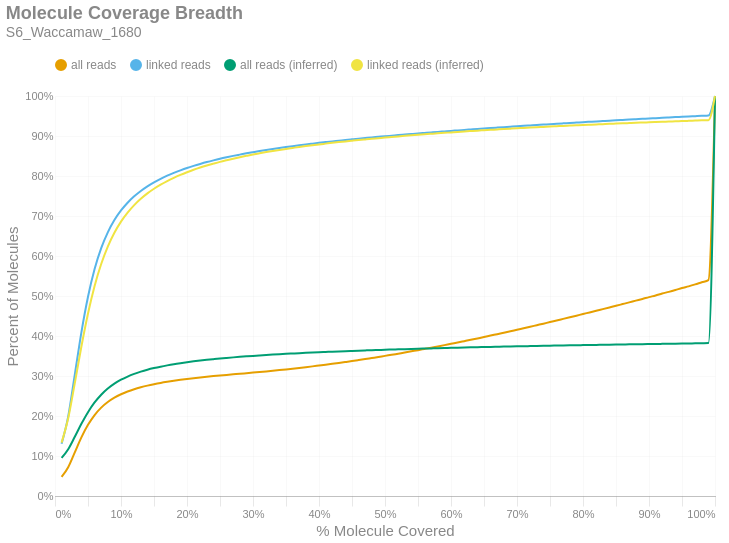

The notebook cell saved with this chart:
### Markdown cell above
### Molecule Read Coverage
This chart shows molecule coverage breadth as computed by the number of bases aligned to that molecule. In other words, "*how much of each unique long molecule is actually sequenced/aligned?*" Keep in mind there is a distinction between sequences and alignments, since some sequences belonging to a particular molecule may not align well and wouldn't appear in the alignment data. This chart also shows molecule coverage breadth as computed by the *inferred fragment* from which the aligned sequences originate. Unlike read coverage, this calculation takes into account the total insert size, including unsequenced gaps between the forward and reverse reads. Like the previous figures, these are cumulative percents.

### Code cell
if SKIPLR:
    print_html(f"Skipped")
else:
    binned_df = consolidated_hist(valids['coverage_bp'], mask, 0.01, True)
    binned_df_inf = consolidated_hist(valids['coverage_inserts'], mask, 0.01, True)
    binned_df = binned_df.with_columns(pl.lit(binned_df_inf['all reads (cumsum)']).alias('all reads (inferred)'))
    binned_df = binned_df.with_columns(pl.lit(binned_df_inf['linked reads (cumsum)']).alias('linked reads (inferred)'))
    binned_df = binned_df.with_columns(
        (pl.col('bin').cast(pl.Float64) + 0.01).alias('right_edge')
    )

    with SafeRender(binned_df):
        (
            density_plot(binned_df, 'Molecule Coverage Breadth', samplename, 'molcov', ['all reads (inferred)','linked reads (inferred)'])
            .encode(
                #x=alt.X('bin:Q', title="% Molecule Covered").axis(format = '%').scale(padding=0),
                x=alt.X('right_edge:Q', title="% Molecule Covered").axis(format='%').scale(padding=0),
                y=alt.Y('value:Q', title='Percent of Molecules')
                    .axis(format='%')
                    .stack(False)
                    .scale(domainMin=0, padding=0),
                color=alt.Color("key:N").scale(domain = ["all reads", "linked reads", "all reads (inferred)", "linked reads (inferred)"]),
                tooltip = [
                    alt.Tooltip("key:N", title = "Data Type"),
                    alt.Tooltip("range_label:N", title="% Molecule Covered"),
                    alt.Tooltip("value:Q", format = ".2%", title="% Molecules")
                ]
            )
        ).display()

### Figure 1 — Vega-Lite specification as saved in the notebook (floating-point values rounded to 4 significant figures)
{"width": "container", "height": 400, "config": {"title": {"anchor": "start", "dy": -15, "fontSize": 18, "color": "#888888", "subtitleColor": "#888888", "subtitleFontSize": 14}, "arc": {"fill": "#0072B2"}, "axis": {"domainColor": "#888888", "domainWidth": 0.5, "gridWidth": 0.2, "grid": false, "titleFontWeight": 400, "titleFontSize": 15, "labelFontSize": 11, "labelColor": "#888888", "tickColor": "#888888", "tickWidth": 0.2, "titleColor": "#888888"}, "axisBand": {"grid": false}, "axisX": {"grid": true, "tickSize": 10, "domainCap": "round"}, "axisY": {"domain": false, "grid": true, "tickSize": 0, "domainCap": "round"}, "background": "transparent", "header": {"labelFontSize": 15, "labelColor": "#888888", "titleFontSize": 15, "titleFontWeight": 600, "titleColor": "#888888"}, "legend": {"labelFont": "sans-serif", "labelFontSize": 12, "labelColor": "#888888", "symbolSize": 100, "symbolType": "circle", "titleFontSize": 12, "titlePadding": 10, "titleColor": "#888888", "title": null, "orient": "top"}, "range": {"category": ["#E69F00", "#56B4E9", "#009E73", "#F0E442", "#0072B2", "#D55E00", "#CC79A7", "#000000"], "diverging": ["#cfe8f3", "#a2d4ec", "#73bfe2", "#46abdb", "#1696d2", "#12719e"]}, "area": {"fill": "#0072B2", "fillOpacity": 0.7, "line": true, "strokeOpacity": 0.7}, "line": {"color": "#0072B2", "stroke": "#0072B2", "strokeWidth": 2}, "trail": {"color": "#0072B2", "stroke": "#0072B2", "strokeWidth": 0, "size": 1}, "point": {"filled": true, "fillOpacity": 1.0, "size": 95}, "text": {"color": "#888888", "fontSize": 11, "align": "right", "fontWeight": 400, "size": 11}, "bar": {"fill": "#0072B2", "stroke": null}, "view": {"stroke": null, "continuousWidth": 660, "continuousHeight": 400}}, "data": {"name": "data-f1501e1908321c2361f2730c136cac14"}, "mark": {"type": "line", "interpolate": "monotone", "point": {"opacity": 0, "size": 275}}, "encoding": {"color": {"field": "key", "scale": {"domain": ["all reads", "linked reads", "all reads (inferred)", "linked reads (inferred)"]}, "type": "nominal"}, "tooltip": [{"field": "key", "title": "Data Type", "type": "nominal"}, {"field": "range_label", "title": "% Molecule Covered", "type": "nominal"}, {"field": "value", "format": ".2%", "title": "% Molecules", "type": "quantitative"}], "x": {"axis": {"format": "%"}, "field": "right_edge", "scale": {"padding": 0}, "title": "% Molecule Covered", "type": "quantitative"}, "y": {"axis": {"format": "%"}, "field": "value", "scale": {"domainMin": 0, "padding": 0}, "stack": false, "title": "Percent of Molecules", "type": "quantitative"}}, "params": [{"name": "param_c36ac31b6afebe62", "select": {"type": "point", "fields": ["key"]}, "bind": "legend"}], "title": {"text": "Molecule Coverage Breadth", "subtitle": "S6_Waccamaw_1680"}, "transform": [{"fold": ["all reads (cumsum)", "linked reads (cumsum)", "all reads (inferred)", "linked reads (inferred)"]}, {"calculate": "replace(datum.key, ' (cumsum)', '')", "as": "key"}, {"filter": {"param": "param_c36ac31b6afebe62"}}], "usermeta": {"embedOptions": {"downloadFileName": "S6_Waccamaw_1680.molcov"}}, "$schema": "https://vega.github.io/schema/vega-lite/v6.1.0.json", "datasets": {"data-f1501e1908321c2361f2730c136cac14": [{"bin": "0.0", "interval": "0.0-0.01", "all reads": 0.04762, "linked reads": 0.1307, "all reads (cumsum)": 0.04762, "linked reads (cumsum)": 0.1307, "range_label": "0.0-0.01", "all reads (inferred)": 0.09511, "linked reads (inferred)": 0.1335, "right_edge": 0.01}, {"bin": "0.01", "interval": "0.01-0.02", "all reads": 0.02445, "linked reads": 0.0681, "all reads (cumsum)": 0.07206, "linked reads (cumsum)": 0.1988, "range_label": "0.01-0.02", "all reads (inferred)": 0.1169, "linked reads (inferred)": 0.1942, "right_edge": 0.02}, {"bin": "0.02", "interval": "0.02-0.03", "all reads": 0.03713, "linked reads": 0.1047, "all reads (cumsum)": 0.1092, "linked reads (cumsum)": 0.3035, "range_label": "0.02-0.03", "all reads (inferred)": 0.1481, "linked reads (inferred)": 0.2821, "right_edge": 0.03}, {"bin": "0.03", "interval": "0.03-0.04", "all reads": 0.03739, "linked reads": 0.1057, "all reads (cumsum)": 0.1466, "linked reads (cumsum)": 0.4092, "range_label": "0.03-0.04", "all reads (inferred)": 0.1804, "linked reads (inferred)": 0.3737, "right_edge": 0.04}, {"bin": "0.04", "interval": "0.04-0.05", "all reads": 0.03139, "linked reads": 0.08886, "all reads (cumsum)": 0.178, "linked reads (cumsum)": 0.4981, "range_label": "0.04-0.05", "all reads (inferred)": 0.2096, "linked reads (inferred)": 0.4563, "right_edge": 0.05}, {"bin": "0.05", "interval": "0.05-0.06", "all reads": 0.02446, "linked reads": 0.06921, "all reads (cumsum)": 0.2024, "linked reads (cumsum)": 0.5673, "range_label": "0.05-0.06", "all reads (inferred)": 0.2339, "linked reads (inferred)": 0.5251, "right_edge": 0.06}, {"bin": "0.06", "interval": "0.06-0.07", "all reads": 0.01851, "linked reads": 0.05231, "all reads (cumsum)": 0.2209, "linked reads (cumsum)": 0.6196, "range_label": "0.06-0.07", "all reads (inferred)": 0.2532, "linked reads (inferred)": 0.5799, "right_edge": 0.07}, {"bin": "0.07", "interval": "0.07-0.08", "all reads": 0.01402, "linked reads": 0.03957, "all reads (cumsum)": 0.235, "linked reads (cumsum)": 0.6591, "range_label": "0.07-0.08", "all reads (inferred)": 0.2686, "linked reads (inferred)": 0.6236, "right_edge": 0.08}, {"bin": "0.08", "interval": "0.08-0.09", "all reads": 0.01088, "linked reads": 0.03067, "all reads (cumsum)": 0.2458, "linked reads (cumsum)": 0.6898, "range_label": "0.08-0.09", "all reads (inferred)": 0.2808, "linked reads (inferred)": 0.6582, "right_edge": 0.09}, {"bin": "0.09", "interval": "0.09-0.1", "all reads": 0.008534, "linked reads": 0.02401, "all reads (cumsum)": 0.2544, "linked reads (cumsum)": 0.7138, "range_label": "0.09-0.1", "all reads (inferred)": 0.2907, "linked reads (inferred)": 0.686, "right_edge": 0.1}, {"bin": "0.1", "interval": "0.1-0.11", "all reads": 0.006913, "linked reads": 0.0194, "all reads (cumsum)": 0.2613, "linked reads (cumsum)": 0.7332, "range_label": "0.1-0.11", "all reads (inferred)": 0.2986, "linked reads (inferred)": 0.7085, "right_edge": 0.11}, {"bin": "0.11", "interval": "0.11-0.12", "all reads": 0.005718, "linked reads": 0.01599, "all reads (cumsum)": 0.267, "linked reads (cumsum)": 0.7492, "range_label": "0.11-0.12", "all reads (inferred)": 0.3053, "linked reads (inferred)": 0.7273, "right_edge": 0.12}, {"bin": "0.12", "interval": "0.12-0.13", "all reads": 0.004808, "linked reads": 0.01344, "all reads (cumsum)": 0.2718, "linked reads (cumsum)": 0.7627, "range_label": "0.12-0.13", "all reads (inferred)": 0.3109, "linked reads (inferred)": 0.7431, "right_edge": 0.13}, {"bin": "0.13", "interval": "0.13-0.14", "all reads": 0.004161, "linked reads": 0.01158, "all reads (cumsum)": 0.276, "linked reads (cumsum)": 0.7742, "range_label": "0.13-0.14", "all reads (inferred)": 0.3157, "linked reads (inferred)": 0.7566, "right_edge": 0.14}, {"bin": "0.14", "interval": "0.14-0.15", "all reads": 0.003589, "linked reads": 0.009993, "all reads (cumsum)": 0.2796, "linked reads (cumsum)": 0.7842, "range_label": "0.14-0.15", "all reads (inferred)": 0.3198, "linked reads (inferred)": 0.7681, "right_edge": 0.15}, {"bin": "0.15", "interval": "0.15-0.16", "all reads": 0.003184, "linked reads": 0.00884, "all reads (cumsum)": 0.2828, "linked reads (cumsum)": 0.7931, "range_label": "0.15-0.16", "all reads (inferred)": 0.3234, "linked reads (inferred)": 0.7783, "right_edge": 0.16}, {"bin": "0.16", "interval": "0.16-0.17", "all reads": 0.002785, "linked reads": 0.007705, "all reads (cumsum)": 0.2855, "linked reads (cumsum)": 0.8008, "range_label": "0.16-0.17", "all reads (inferred)": 0.3266, "linked reads (inferred)": 0.7874, "right_edge": 0.17}, {"bin": "0.17", "interval": "0.17-0.18", "all reads": 0.002534, "linked reads": 0.006968, "all reads (cumsum)": 0.2881, "linked reads (cumsum)": 0.8077, "range_label": "0.17-0.18", "all reads (inferred)": 0.3295, "linked reads (inferred)": 0.7955, "right_edge": 0.18}, {"bin": "0.18", "interval": "0.18-0.19", "all reads": 0.002342, "linked reads": 0.006398, "all reads (cumsum)": 0.2904, "linked reads (cumsum)": 0.8141, "range_label": "0.18-0.19", "all reads (inferred)": 0.3321, "linked reads (inferred)": 0.8027, "right_edge": 0.19}, {"bin": "0.19", "interval": "0.19-0.2", "all reads": 0.002169, "linked reads": 0.005904, "all reads (cumsum)": 0.2926, "linked reads (cumsum)": 0.8201, "range_label": "0.19-0.2", "all reads (inferred)": 0.3344, "linked reads (inferred)": 0.8094, "right_edge": 0.2}, {"bin": "0.2", "interval": "0.2-0.21", "all reads": 0.00195, "linked reads": 0.005237, "all reads (cumsum)": 0.2945, "linked reads (cumsum)": 0.8253, "range_label": "0.2-0.21", "all reads (inferred)": 0.3366, "linked reads (inferred)": 0.8155, "right_edge": 0.21}, {"bin": "0.21", "interval": "0.21-0.22", "all reads": 0.00184, "linked reads": 0.00489, "all reads (cumsum)": 0.2964, "linked reads (cumsum)": 0.8302, "range_label": "0.21-0.22", "all reads (inferred)": 0.3386, "linked reads (inferred)": 0.8211, "right_edge": 0.22}, {"bin": "0.22", "interval": "0.22-0.23", "all reads": 0.001764, "linked reads": 0.004637, "all reads (cumsum)": 0.2981, "linked reads (cumsum)": 0.8348, "range_label": "0.22-0.23", "all reads (inferred)": 0.3404, "linked reads (inferred)": 0.8262, "right_edge": 0.23}, {"bin": "0.23", "interval": "0.23-0.24", "all reads": 0.001646, "linked reads": 0.004294, "all reads (cumsum)": 0.2998, "linked reads (cumsum)": 0.8391, "range_label": "0.23-0.24", "all reads (inferred)": 0.3421, "linked reads (inferred)": 0.8309, "right_edge": 0.24}, {"bin": "0.24", "interval": "0.24-0.25", "all reads": 0.00157, "linked reads": 0.00403, "all reads (cumsum)": 0.3013, "linked reads (cumsum)": 0.8431, "range_label": "0.24-0.25", "all reads (inferred)": 0.3437, "linked reads (inferred)": 0.8354, "right_edge": 0.25}, {"bin": "0.25", "interval": "0.25-0.26", "all reads": 0.001454, "linked reads": 0.003665, "all reads (cumsum)": 0.3028, "linked reads (cumsum)": 0.8468, "range_label": "0.25-0.26", "all reads (inferred)": 0.3452, "linked reads (inferred)": 0.8394, "right_edge": 0.26}, {"bin": "0.26", "interval": "0.26-0.27", "all reads": 0.001403, "linked reads": 0.003457, "all reads (cumsum)": 0.3042, "linked reads (cumsum)": 0.8503, "range_label": "0.26-0.27", "all reads (inferred)": 0.3466, "linked reads (inferred)": 0.8433, "right_edge": 0.27}, {"bin": "0.27", "interval": "0.27-0.28", "all reads": 0.00137, "linked reads": 0.003219, "all reads (cumsum)": 0.3056, "linked reads (cumsum)": 0.8535, "range_label": "0.27-0.28", "all reads (inferred)": 0.3478, "linked reads (inferred)": 0.8469, "right_edge": 0.28}, {"bin": "0.28", "interval": "0.28-0.29", "all reads": 0.001448, "linked reads": 0.003169, "all reads (cumsum)": 0.307, "linked reads (cumsum)": 0.8566, "range_label": "0.28-0.29", "all reads (inferred)": 0.3491, "linked reads (inferred)": 0.8504, "right_edge": 0.29}, {"bin": "0.29", "interval": "0.29-0.3", "all reads": 0.001447, "linked reads": 0.002927, "all reads (cumsum)": 0.3085, "linked reads (cumsum)": 0.8596, "range_label": "0.29-0.3", "all reads (inferred)": 0.3503, "linked reads (inferred)": 0.8537, "right_edge": 0.3}, {"bin": "0.3", "interval": "0.3-0.31", "all reads": 0.00149, "linked reads": 0.002819, "all reads (cumsum)": 0.31, "linked reads (cumsum)": 0.8624, "range_label": "0.3-0.31", "all reads (inferred)": 0.3514, "linked reads (inferred)": 0.8568, "right_edge": 0.31}, {"bin": "0.31", "interval": "0.31-0.32", "all reads": 0.001545, "linked reads": 0.002699, "all reads (cumsum)": 0.3115, "linked reads (cumsum)": 0.8651, "range_label": "0.31-0.32", "all reads (inferred)": 0.3524, "linked reads (inferred)": 0.8597, "right_edge": 0.32}, {"bin": "0.32", "interval": "0.32-0.33", "all reads": 0.001605, "linked reads": 0.002534, "all reads (cumsum)": 0.3131, "linked reads (cumsum)": 0.8676, "range_label": "0.32-0.33", "all reads (inferred)": 0.3535, "linked reads (inferred)": 0.8626, "right_edge": 0.33}, {"bin": "0.33", "interval": "0.33-0.34", "all reads": 0.001648, "linked reads": 0.002428, "all reads (cumsum)": 0.3148, "linked reads (cumsum)": 0.8701, "range_label": "0.33-0.34", "all reads (inferred)": 0.3544, "linked reads (inferred)": 0.8652, "right_edge": 0.34}, {"bin": "0.34", "interval": "0.34-0.35", "all reads": 0.00172, "linked reads": 0.002356, "all reads (cumsum)": 0.3165, "linked reads (cumsum)": 0.8724, "range_label": "0.34-0.35", "all reads (inferred)": 0.3553, "linked reads (inferred)": 0.8678, "right_edge": 0.35}, {"bin": "0.35", "interval": "0.35-0.36", "all reads": 0.00179, "linked reads": 0.002226, "all reads (cumsum)": 0.3183, "linked reads (cumsum)": 0.8746, "range_label": "0.35-0.36", "all reads (inferred)": 0.3562, "linked reads (inferred)": 0.8702, "right_edge": 0.36}, {"bin": "0.36", "interval": "0.36-0.37", "all reads": 0.001866, "linked reads": 0.002138, "all reads (cumsum)": 0.3201, "linked reads (cumsum)": 0.8768, "range_label": "0.36-0.37", "all reads (inferred)": 0.3571, "linked reads (inferred)": 0.8726, "right_edge": 0.37}, {"bin": "0.37", "interval": "0.37-0.38", "all reads": 0.001928, "linked reads": 0.002085, "all reads (cumsum)": 0.3221, "linked reads (cumsum)": 0.8789, "range_label": "0.37-0.38", "all reads (inferred)": 0.3579, "linked reads (inferred)": 0.8748, "right_edge": 0.38}, {"bin": "0.38", "interval": "0.38-0.39", "all reads": 0.002001, "linked reads": 0.002015, "all reads (cumsum)": 0.3241, "linked reads (cumsum)": 0.8809, "range_label": "0.38-0.39", "all reads (inferred)": 0.3586, "linked reads (inferred)": 0.8769, "right_edge": 0.39}, {"bin": "0.39", "interval": "0.39-0.4", "all reads": 0.002087, "linked reads": 0.001996, "all reads (cumsum)": 0.3262, "linked reads (cumsum)": 0.8829, "range_label": "0.39-0.4", "all reads (inferred)": 0.3594, "linked reads (inferred)": 0.879, "right_edge": 0.4}, {"bin": "0.4", "interval": "0.4-0.41", "all reads": 0.00208, "linked reads": 0.001846, "all reads (cumsum)": 0.3282, "linked reads (cumsum)": 0.8847, "range_label": "0.4-0.41", "all reads (inferred)": 0.3601, "linked reads (inferred)": 0.8809, "right_edge": 0.41}, {"bin": "0.41", "interval": "0.41-0.42", "all reads": 0.002174, "linked reads": 0.001817, "all reads (cumsum)": 0.3304, "linked reads (cumsum)": 0.8865, "range_label": "0.41-0.42", "all reads (inferred)": 0.3608, "linked reads (inferred)": 0.8829, "right_edge": 0.42}, {"bin": "0.42", "interval": "0.42-0.43", "all reads": 0.002239, "linked reads": 0.001719, "all reads (cumsum)": 0.3326, "linked reads (cumsum)": 0.8883, "range_label": "0.42-0.43", "all reads (inferred)": 0.3615, "linked reads (inferred)": 0.8847, "right_edge": 0.43}, {"bin": "0.43", "interval": "0.43-0.44", "all reads": 0.00232, "linked reads": 0.001756, "all reads (cumsum)": 0.335, "linked reads (cumsum)": 0.89, "range_label": "0.43-0.44", "all reads (inferred)": 0.3621, "linked reads (inferred)": 0.8865, "right_edge": 0.44}, {"bin": "0.44", "interval": "0.44-0.45", "all reads": 0.002361, "linked reads": 0.001659, "all reads (cumsum)": 0.3373, "linked reads (cumsum)": 0.8917, "range_label": "0.44-0.45", "all reads (inferred)": 0.3627, "linked reads (inferred)": 0.8882, "right_edge": 0.45}, {"bin": "0.45", "interval": "0.45-0.46", "all reads": 0.002465, "linked reads": 0.001634, "all reads (cumsum)": 0.3398, "linked reads (cumsum)": 0.8933, "range_label": "0.45-0.46", "all reads (inferred)": 0.3633, "linked reads (inferred)": 0.8899, "right_edge": 0.46}, {"bin": "0.46", "interval": "0.46-0.47", "all reads": 0.002507, "linked reads": 0.001546, "all reads (cumsum)": 0.3423, "linked reads (cumsum)": 0.8948, "range_label": "0.46-0.47", "all reads (inferred)": 0.3639, "linked reads (inferred)": 0.8915, "right_edge": 0.47}, {"bin": "0.47", "interval": "0.47-0.48", "all reads": 0.002598, "linked reads": 0.001544, "all reads (cumsum)": 0.3449, "linked reads (cumsum)": 0.8964, "range_label": "0.47-0.48", "all reads (inferred)": 0.3645, "linked reads (inferred)": 0.8931, "right_edge": 0.48}, {"bin": "0.48", "interval": "0.48-0.49", "all reads": 0.002575, "linked reads": 0.001491, "all reads (cumsum)": 0.3475, "linked reads (cumsum)": 0.8979, "range_label": "0.48-0.49", "all reads (inferred)": 0.3651, "linked reads (inferred)": 0.8946, "right_edge": 0.49}, {"bin": "0.49", "interval": "0.49-0.5", "all reads": 0.002877, "linked reads": 0.001525, "all reads (cumsum)": 0.3503, "linked reads (cumsum)": 0.8994, "range_label": "0.49-0.5", "all reads (inferred)": 0.3656, "linked reads (inferred)": 0.8962, "right_edge": 0.5}, {"bin": "0.5", "interval": "0.5-0.51", "all reads": 0.002589, "linked reads": 0.001409, "all reads (cumsum)": 0.3529, "linked reads (cumsum)": 0.9008, "range_label": "0.5-0.51", "all reads (inferred)": 0.3661, "linked reads (inferred)": 0.8976, "right_edge": 0.51}, {"bin": "0.51", "interval": "0.51-0.52", "all reads": 0.002902, "linked reads": 0.001419, "all reads (cumsum)": 0.3558, "linked reads (cumsum)": 0.9022, "range_label": "0.51-0.52", "all reads (inferred)": 0.3667, "linked reads (inferred)": 0.899, "right_edge": 0.52}, {"bin": "0.52", "interval": "0.52-0.53", "all reads": 0.002809, "linked reads": 0.001371, "all reads (cumsum)": 0.3586, "linked reads (cumsum)": 0.9036, "range_label": "0.52-0.53", "all reads (inferred)": 0.3672, "linked reads (inferred)": 0.9004, "right_edge": 0.53}, {"bin": "0.53", "interval": "0.53-0.54", "all reads": 0.003005, "linked reads": 0.00138, "all reads (cumsum)": 0.3617, "linked reads (cumsum)": 0.905, "range_label": "0.53-0.54", "all reads (inferred)": 0.3677, "linked reads (inferred)": 0.9017, "right_edge": 0.54}, {"bin": "0.54", "interval": "0.54-0.55", "all reads": 0.002949, "linked reads": 0.001371, "all reads (cumsum)": 0.3646, "linked reads (cumsum)": 0.9064, "range_label": "0.54-0.55", "all reads (inferred)": 0.3681, "linked reads (inferred)": 0.903, "right_edge": 0.55}, {"bin": "0.55", "interval": "0.55-0.56", "all reads": 0.003135, "linked reads": 0.001329, "all reads (cumsum)": 0.3677, "linked reads (cumsum)": 0.9077, "range_label": "0.55-0.56", "all reads (inferred)": 0.3686, "linked reads (inferred)": 0.9043, "right_edge": 0.56}, {"bin": "0.56", "interval": "0.56-0.57", "all reads": 0.003126, "linked reads": 0.001323, "all reads (cumsum)": 0.3709, "linked reads (cumsum)": 0.909, "range_label": "0.56-0.57", "all reads (inferred)": 0.3691, "linked reads (inferred)": 0.9055, "right_edge": 0.57}, {"bin": "0.57", "interval": "0.57-0.58", "all reads": 0.00311, "linked reads": 0.001305, "all reads (cumsum)": 0.374, "linked reads (cumsum)": 0.9103, "range_label": "0.57-0.58", "all reads (inferred)": 0.3695, "linked reads (inferred)": 0.9067, "right_edge": 0.58}, {"bin": "0.58", "interval": "0.58-0.59", "all reads": 0.003205, "linked reads": 0.001235, "all reads (cumsum)": 0.3772, "linked reads (cumsum)": 0.9116, "range_label": "0.58-0.59", "all reads (inferred)": 0.3699, "linked reads (inferred)": 0.9079, "right_edge": 0.59}, {"bin": "0.59", "interval": "0.59-0.6", "all reads": 0.003306, "linked reads": 0.001247, "all reads (cumsum)": 0.3805, "linked reads (cumsum)": 0.9128, "range_label": "0.59-0.6", "all reads (inferred)": 0.3703, "linked reads (inferred)": 0.909, "right_edge": 0.6}, {"bin": "0.6", "interval": "0.6-0.61", "all reads": 0.003184, "linked reads": 0.001154, "all reads (cumsum)": 0.3837, "linked reads (cumsum)": 0.914, "range_label": "0.6-0.61", "all reads (inferred)": 0.3708, "linked reads (inferred)": 0.9102, "right_edge": 0.61}, {"bin": "0.61", "interval": "0.61-0.62", "all reads": 0.003374, "linked reads": 0.001194, "all reads (cumsum)": 0.387, "linked reads (cumsum)": 0.9151, "range_label": "0.61-0.62", "all reads (inferred)": 0.3712, "linked reads (inferred)": 0.9113, "right_edge": 0.62}, {"bin": "0.62", "interval": "0.62-0.63", "all reads": 0.003394, "linked reads": 0.001179, "all reads (cumsum)": 0.3904, "linked reads (cumsum)": 0.9163, "range_label": "0.62-0.63", "all reads (inferred)": 0.3716, "linked reads (inferred)": 0.9124, "right_edge": 0.63}, {"bin": "0.63", "interval": "0.63-0.64", "all reads": 0.003497, "linked reads": 0.00118, "all reads (cumsum)": 0.3939, "linked reads (cumsum)": 0.9175, "range_label": "0.63-0.64", "all reads (inferred)": 0.372, "linked reads (inferred)": 0.9134, "right_edge": 0.64}, {"bin": "0.64", "interval": "0.64-0.65", "all reads": 0.003465, "linked reads": 0.001165, "all reads (cumsum)": 0.3974, "linked reads (cumsum)": 0.9187, "range_label": "0.64-0.65", "all reads (inferred)": 0.3723, "linked reads (inferred)": 0.9144, "right_edge": 0.65}, {"bin": "0.65", "interval": "0.65-0.66", "all reads": 0.003674, "linked reads": 0.001189, "all reads (cumsum)": 0.4011, "linked reads (cumsum)": 0.9199, "range_label": "0.65-0.66", "all reads (inferred)": 0.3727, "linked reads (inferred)": 0.9154, "right_edge": 0.66}, {"bin": "0.66", "interval": "0.66-0.67", "all reads": 0.003532, "linked reads": 0.001134, "all reads (cumsum)": 0.4046, "linked reads (cumsum)": 0.921, "range_label": "0.66-0.67", "all reads (inferred)": 0.3731, "linked reads (inferred)": 0.9164, "right_edge": 0.67}, {"bin": "0.67", "interval": "0.67-0.68", "all reads": 0.003631, "linked reads": 0.001116, "all reads (cumsum)": 0.4082, "linked reads (cumsum)": 0.9221, "range_label": "0.67-0.68", "all reads (inferred)": 0.3734, "linked reads (inferred)": 0.9174, "right_edge": 0.68}, {"bin": "0.68", "interval": "0.68-0.69", "all reads": 0.003623, "linked reads": 0.001108, "all reads (cumsum)": 0.4119, "linked reads (cumsum)": 0.9232, "range_label": "0.68-0.69", "all reads (inferred)": 0.3738, "linked reads (inferred)": 0.9184, "right_edge": 0.69}, {"bin": "0.69", "interval": "0.69-0.7", "all reads": 0.003802, "linked reads": 0.001108, "all reads (cumsum)": 0.4157, "linked reads (cumsum)": 0.9243, "range_label": "0.69-0.7", "all reads (inferred)": 0.3741, "linked reads (inferred)": 0.9193, "right_edge": 0.7}, {"bin": "0.7", "interval": "0.7-0.71", "all reads": 0.003699, "linked reads": 0.001085, "all reads (cumsum)": 0.4194, "linked reads (cumsum)": 0.9254, "range_label": "0.7-0.71", "all reads (inferred)": 0.3745, "linked reads (inferred)": 0.9202, "right_edge": 0.71}, {"bin": "0.71", "interval": "0.71-0.72", "all reads": 0.003772, "linked reads": 0.001057, "all reads (cumsum)": 0.4231, "linked reads (cumsum)": 0.9265, "range_label": "0.71-0.72", "all reads (inferred)": 0.3748, "linked reads (inferred)": 0.921, "right_edge": 0.72}, {"bin": "0.72", "interval": "0.72-0.73", "all reads": 0.003883, "linked reads": 0.001055, "all reads (cumsum)": 0.427, "linked reads (cumsum)": 0.9275, "range_label": "0.72-0.73", "all reads (inferred)": 0.3751, "linked reads (inferred)": 0.9219, "right_edge": 0.73}, {"bin": "0.73", "interval": "0.73-0.74", "all reads": 0.00383, "linked reads": 0.001033, "all reads (cumsum)": 0.4308, "linked reads (cumsum)": 0.9286, "range_label": "0.73-0.74", "all reads (inferred)": 0.3754, "linked reads (inferred)": 0.9227, "right_edge": 0.74}, {"bin": "0.74", "interval": "0.74-0.75", "all reads": 0.004074, "linked reads": 0.001105, "all reads (cumsum)": 0.4349, "linked reads (cumsum)": 0.9297, "range_label": "0.74-0.75", "all reads (inferred)": 0.3758, "linked reads (inferred)": 0.9236, "right_edge": 0.75}, {"bin": "0.75", "interval": "0.75-0.76", "all reads": 0.003827, "linked reads": 0.0009747, "all reads (cumsum)": 0.4387, "linked reads (cumsum)": 0.9306, "range_label": "0.75-0.76", "all reads (inferred)": 0.3761, "linked reads (inferred)": 0.9244, "right_edge": 0.76}, {"bin": "0.76", "interval": "0.76-0.77", "all reads": 0.004004, "linked reads": 0.001013, "all reads (cumsum)": 0.4427, "linked reads (cumsum)": 0.9316, "range_label": "0.76-0.77", "all reads (inferred)": 0.3764, "linked reads (inferred)": 0.9252, "right_edge": 0.77}, {"bin": "0.77", "interval": "0.77-0.78", "all reads": 0.003996, "linked reads": 0.001028, "all reads (cumsum)": 0.4467, "linked reads (cumsum)": 0.9327, "range_label": "0.77-0.78", "all reads (inferred)": 0.3767, "linked reads (inferred)": 0.926, "right_edge": 0.78}, {"bin": "0.78", "interval": "0.78-0.79", "all reads": 0.003984, "linked reads": 0.0009956, "all reads (cumsum)": 0.4507, "linked reads (cumsum)": 0.9337, "range_label": "0.78-0.79", "all reads (inferred)": 0.377, "linked reads (inferred)": 0.9267, "right_edge": 0.79}, {"bin": "0.79", "interval": "0.79-0.8", "all reads": 0.00423, "linked reads": 0.0009965, "all reads (cumsum)": 0.455, "linked reads (cumsum)": 0.9347, "range_label": "0.79-0.8", "all reads (inferred)": 0.3772, "linked reads (inferred)": 0.9275, "right_edge": 0.8}, {"bin": "0.8", "interval": "0.8-0.81", "all reads": 0.003941, "linked reads": 0.0009377, "all reads (cumsum)": 0.4589, "linked reads (cumsum)": 0.9356, "range_label": "0.8-0.81", "all reads (inferred)": 0.3775, "linked reads (inferred)": 0.9282, "right_edge": 0.81}, {"bin": "0.81", "interval": "0.81-0.82", "all reads": 0.004094, "linked reads": 0.0009377, "all reads (cumsum)": 0.463, "linked reads (cumsum)": 0.9365, "range_label": "0.81-0.82", "all reads (inferred)": 0.3778, "linked reads (inferred)": 0.9289, "right_edge": 0.82}, {"bin": "0.82", "interval": "0.82-0.83", "all reads": 0.004201, "linked reads": 0.0009159, "all reads (cumsum)": 0.4672, "linked reads (cumsum)": 0.9375, "range_label": "0.82-0.83", "all reads (inferred)": 0.3781, "linked reads (inferred)": 0.9296, "right_edge": 0.83}, {"bin": "0.83", "interval": "0.83-0.84", "all reads": 0.004187, "linked reads": 0.0009145, "all reads (cumsum)": 0.4714, "linked reads (cumsum)": 0.9384, "range_label": "0.83-0.84", "all reads (inferred)": 0.3783, "linked reads (inferred)": 0.9303, "right_edge": 0.84}, {"bin": "0.84", "interval": "0.84-0.85", "all reads": 0.004161, "linked reads": 0.0008828, "all reads (cumsum)": 0.4755, "linked reads (cumsum)": 0.9393, "range_label": "0.84-0.85", "all reads (inferred)": 0.3786, "linked reads (inferred)": 0.931, "right_edge": 0.85}, {"bin": "0.85", "interval": "0.85-0.86", "all reads": 0.004246, "linked reads": 0.0009188, "all reads (cumsum)": 0.4798, "linked reads (cumsum)": 0.9402, "range_label": "0.85-0.86", "all reads (inferred)": 0.3788, "linked reads (inferred)": 0.9317, "right_edge": 0.86}, {"bin": "0.86", "interval": "0.86-0.87", "all reads": 0.004257, "linked reads": 0.0009316, "all reads (cumsum)": 0.484, "linked reads (cumsum)": 0.9411, "range_label": "0.86-0.87", "all reads (inferred)": 0.3791, "linked reads (inferred)": 0.9323, "right_edge": 0.87}, {"bin": "0.87", "interval": "0.87-0.88", "all reads": 0.004341, "linked reads": 0.000905, "all reads (cumsum)": 0.4884, "linked reads (cumsum)": 0.942, "range_label": "0.87-0.88", "all reads (inferred)": 0.3794, "linked reads (inferred)": 0.933, "right_edge": 0.88}, {"bin": "0.88", "interval": "0.88-0.89", "all reads": 0.004262, "linked reads": 0.0008922, "all reads (cumsum)": 0.4927, "linked reads (cumsum)": 0.9429, "range_label": "0.88-0.89", "all reads (inferred)": 0.3796, "linked reads (inferred)": 0.9336, "right_edge": 0.89}, {"bin": "0.89", "interval": "0.89-0.9", "all reads": 0.004519, "linked reads": 0.0009259, "all reads (cumsum)": 0.4972, "linked reads (cumsum)": 0.9438, "range_label": "0.89-0.9", "all reads (inferred)": 0.3798, "linked reads (inferred)": 0.9342, "right_edge": 0.9}, {"bin": "0.9", "interval": "0.9-0.91", "all reads": 0.004185, "linked reads": 0.0008183, "all reads (cumsum)": 0.5014, "linked reads (cumsum)": 0.9446, "range_label": "0.9-0.91", "all reads (inferred)": 0.3801, "linked reads (inferred)": 0.9348, "right_edge": 0.91}, {"bin": "0.91", "interval": "0.91-0.92", "all reads": 0.004793, "linked reads": 0.0008733, "all reads (cumsum)": 0.5061, "linked reads (cumsum)": 0.9455, "range_label": "0.91-0.92", "all reads (inferred)": 0.3803, "linked reads (inferred)": 0.9355, "right_edge": 0.92}, {"bin": "0.92", "interval": "0.92-0.93", "all reads": 0.004191, "linked reads": 0.0008462, "all reads (cumsum)": 0.5103, "linked reads (cumsum)": 0.9464, "range_label": "0.92-0.93", "all reads (inferred)": 0.3806, "linked reads (inferred)": 0.9361, "right_edge": 0.93}, {"bin": "0.93", "interval": "0.93-0.94", "all reads": 0.004592, "linked reads": 0.000833, "all reads (cumsum)": 0.5149, "linked reads (cumsum)": 0.9472, "range_label": "0.93-0.94", "all reads (inferred)": 0.3808, "linked reads (inferred)": 0.9367, "right_edge": 0.94}, {"bin": "0.94", "interval": "0.94-0.95", "all reads": 0.004971, "linked reads": 0.0008434, "all reads (cumsum)": 0.5199, "linked reads (cumsum)": 0.948, "range_label": "0.94-0.95", "all reads (inferred)": 0.3811, "linked reads (inferred)": 0.9373, "right_edge": 0.95}, {"bin": "0.95", "interval": "0.95-0.96", "all reads": 0.004234, "linked reads": 0.0008259, "all reads (cumsum)": 0.5241, "linked reads (cumsum)": 0.9489, "range_label": "0.95-0.96", "all reads (inferred)": 0.3814, "linked reads (inferred)": 0.9379, "right_edge": 0.96}, {"bin": "0.96", "interval": "0.96-0.97", "all reads": 0.004916, "linked reads": 0.0008041, "all reads (cumsum)": 0.5291, "linked reads (cumsum)": 0.9497, "range_label": "0.96-0.97", "all reads (inferred)": 0.3816, "linked reads (inferred)": 0.9385, "right_edge": 0.97}, {"bin": "0.97", "interval": "0.97-0.98", "all reads": 0.005439, "linked reads": 0.000814, "all reads (cumsum)": 0.5345, "linked reads (cumsum)": 0.9505, "range_label": "0.97-0.98", "all reads (inferred)": 0.3819, "linked reads (inferred)": 0.9391, "right_edge": 0.98}, {"bin": "0.98", "interval": "0.98-0.99", "all reads": 0.005113, "linked reads": 0.0008349, "all reads (cumsum)": 0.5396, "linked reads (cumsum)": 0.9513, "range_label": "0.98-0.99", "all reads (inferred)": 0.3822, "linked reads (inferred)": 0.9395, "right_edge": 0.99}, {"bin": "0.99", "interval": "0.99-1.0", "all reads": 0.4604, "linked reads": 0.04868, "all reads (cumsum)": 1.0, "linked reads (cumsum)": 1.0, "range_label": "0.99-1.0", "all reads (inferred)": 1.0, "linked reads (inferred)": 1.0, "right_edge": 1.0}]}}
